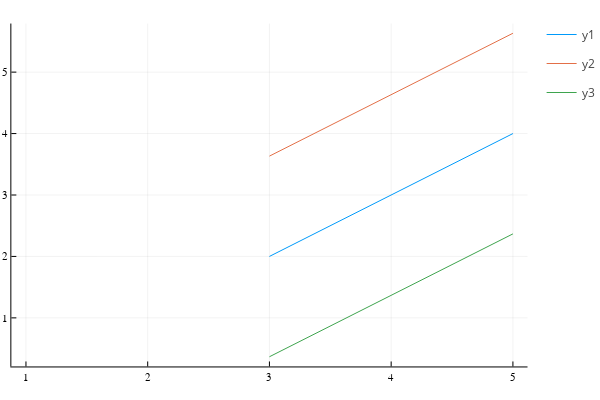

Notebook source saved alongside this figure:
### Code cell
(μₙ,bh,bl) = BB([1,2,3,4,5],3)

plot(μₙ)
plot!(bh)
plot!(bl)

### Figure 1 — Plotly figure (JSON) as saved in the notebook; plotly's stock layout.template omitted (floating-point values rounded to 4 significant figures)
{"data": [{"colorbar": {"title": {"text": ""}}, "legendgroup": "y1", "line": {"color": "rgba(0, 154, 250, 1.000)", "dash": "solid", "shape": "linear", "width": 1}, "mode": "lines", "name": "y1", "showlegend": true, "type": "scatter", "x": [3, 4, 5], "xaxis": "x", "y": [2, 3, 4], "yaxis": "y", "zmax": null, "zmin": null}, {"colorbar": {"title": {"text": ""}}, "legendgroup": "y2", "line": {"color": "rgba(227, 111, 71, 1.000)", "dash": "solid", "shape": "linear", "width": 1}, "mode": "lines", "name": "y2", "showlegend": true, "type": "scatter", "x": [3, 4, 5], "xaxis": "x", "y": [3.633, 4.633, 5.633], "yaxis": "y", "zmax": null, "zmin": null}, {"colorbar": {"title": {"text": ""}}, "legendgroup": "y3", "line": {"color": "rgba(62, 164, 78, 1.000)", "dash": "solid", "shape": "linear", "width": 1}, "mode": "lines", "name": "y3", "showlegend": true, "type": "scatter", "x": [3, 4, 5], "xaxis": "x", "y": [0.367, 1.367, 2.367], "yaxis": "y", "zmax": null, "zmin": null}], "layout": {"annotations": [], "height": 400, "legend_position": {"bgcolor": "rgba(255, 255, 255, 1.000)", "bordercolor": "rgba(0, 0, 0, 1)", "borderwidth": 1, "font": {"color": "rgba(0, 0, 0, 1)", "family": "sans-serif", "size": 11}, "title": {"font": {"color": "rgba(0, 0, 0, 1)", "family": "sans-serif", "size": 15}, "text": ""}, "tracegroupgap": 0, "traceorder": "normal", "x": 1, "xanchor": "auto", "y": 1, "yanchor": "auto"}, "margin": {"b": 20, "l": 0, "r": 0, "t": 20}, "paper_bgcolor": "rgba(255, 255, 255, 1.000)", "plot_bgcolor": "rgba(255, 255, 255, 1.000)", "showlegend": true, "width": 600, "xaxis": {"anchor": "y", "domain": [0.02138, 0.9934], "gridcolor": "rgba(0, 0, 0, 0.1)", "gridwidth": 0.5, "linecolor": "rgba(0, 0, 0, 1)", "mirror": false, "range": [0.88, 5.12], "showgrid": true, "showline": true, "showticklabels": true, "tickangle": 0, "tickcolor": "rgb(0, 0, 0)", "tickfont": {"color": "rgba(0, 0, 0, 1)", "family": "sans-serif", "size": 11}, "tickmode": "array", "ticks": "inside", "ticktext": ["1", "2", "3", "4", "5"], "tickvals": [1, 2, 3, 4, 5], "title": {"font": {"color": "rgba(0, 0, 0, 1)", "family": "sans-serif", "size": 15}, "text": ""}, "type": "linear", "visible": true, "zeroline": false, "zerolinecolor": "rgba(0, 0, 0, 1)"}, "yaxis": {"anchor": "x", "domain": [0.03762, 0.9902], "gridcolor": "rgba(0, 0, 0, 0.1)", "gridwidth": 0.5, "linecolor": "rgba(0, 0, 0, 1)", "mirror": false, "range": [0.209, 5.791], "showgrid": true, "showline": true, "showticklabels": true, "tickangle": 0, "tickcolor": "rgb(0, 0, 0)", "tickfont": {"color": "rgba(0, 0, 0, 1)", "family": "sans-serif", "size": 11}, "tickmode": "array", "ticks": "inside", "ticktext": ["1", "2", "3", "4", "5"], "tickvals": [1, 2, 3, 4, 5], "title": {"font": {"color": "rgba(0, 0, 0, 1)", "family": "sans-serif", "size": 15}, "text": ""}, "type": "linear", "visible": true, "zeroline": false, "zerolinecolor": "rgba(0, 0, 0, 1)"}}}
